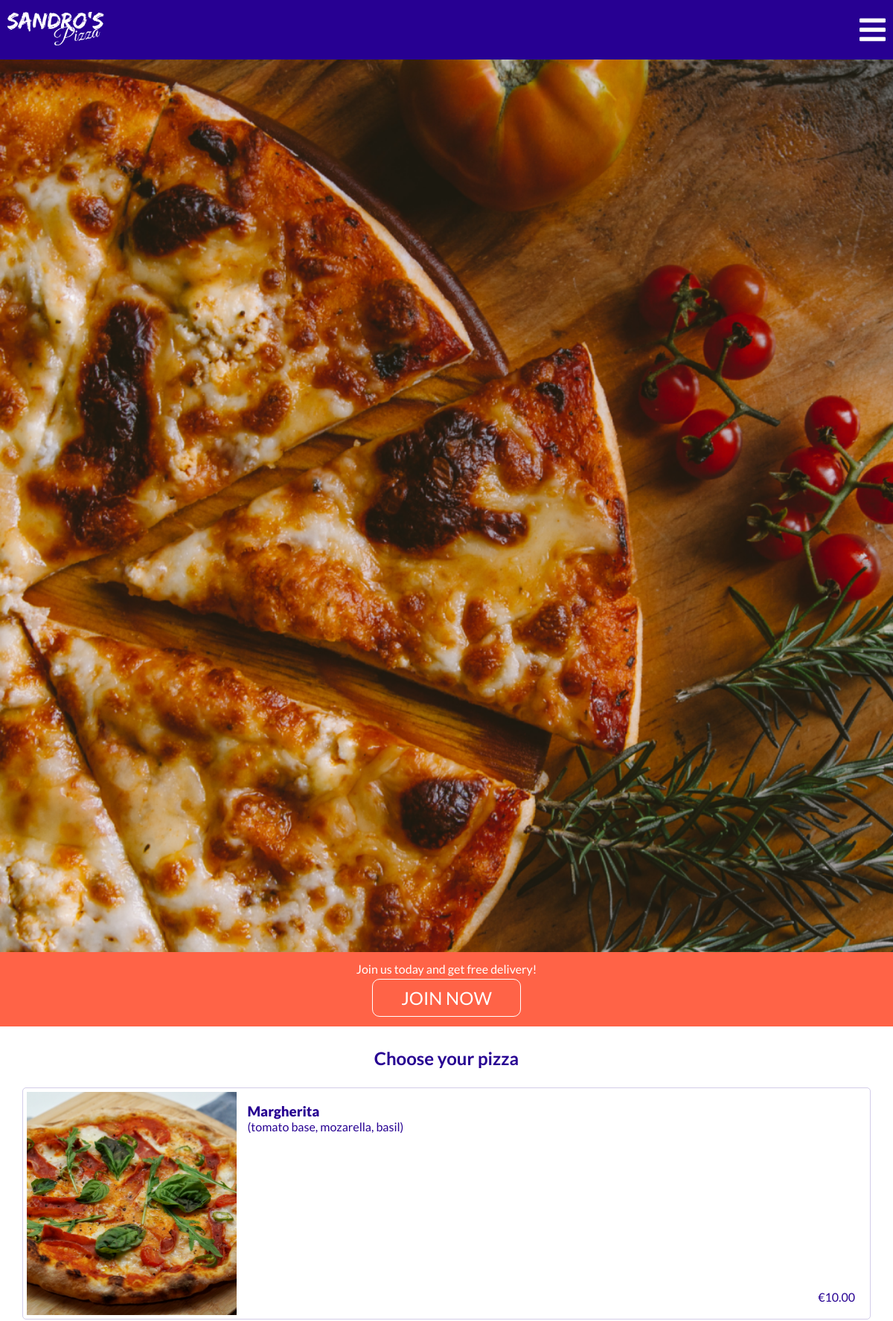
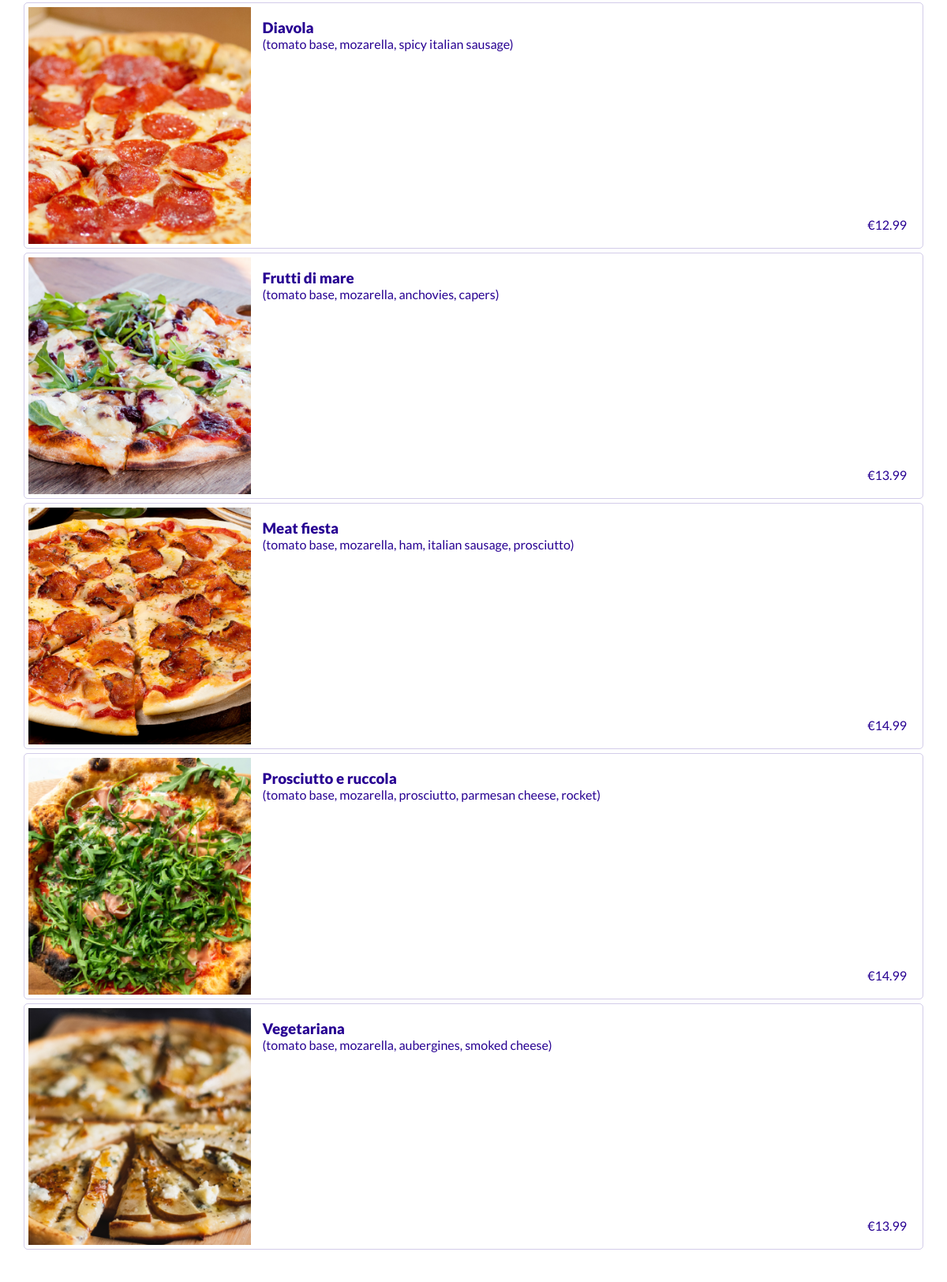
Screenshot of /product/menu/ (upper part) with the database file from the repository (2 pictures, top to bottom).
### product/models.py (models this page shows, shortened)
class Item(models.Model):
    name = models.CharField(max_length=50)
    ingredients = models.CharField(max_length=100)
    price = models.DecimalField(max_digits=10, decimal_places=2)
    image = models.ImageField(null=True, blank=True)

### product/views.py (the view, shortened to what this page needs)
# urls.py: path('menu/', menu, name='menu'),
def menu(request):
    items = Item.objects.all()
    query = None
    context = {
        'items': items,
        'show_bag': True
    }
    return render(request, 'product/menu.html', context)

### order/contexts.py (called while the page is built, shortened)
def contexts(request):
    bag_items = []
    grand_total = 0
    if request.user.is_authenticated:
        delivery_fee = 0
    else:
        delivery_fee = 2
    grand_total += delivery_fee
    order_time = None
    bag = request.session.get('bag', {})
    context = {
        'bag_items': bag_items,
        'grand_total': grand_total,
        'order_time': order_time,
        'delivery_fee': delivery_fee,
    }
    return context

### product/templates/product/menu.html (shortened to what this page needs)
{% extends 'base.html' %}
{% load static %}
{% block content %}
  <img class="bg-main" src="{% static 'images/bg-main-mobile.webp' %}" alt="pizza on wooden table - top perspective">
  <div class="menu-container">
    {% if user.is_anonymous %}
      <div class="subscribe subscribe-desk">
        <p class="subscribe__text">Join us today and get free delivery!</p>
        <a href="{% url 'account_signup' %}" class="subscribe__btn btn">
          JOIN NOW
        </a>
      </div>
    {% endif %}
    <div class="menu">
      <h2 class="menu__title">Choose your pizza</h2>
      {% for item in items %}
        <div>
          <a href="{% url 'item' item.id %}" class="product">
            <div class="product__img" style="background-image: url({{item.image.url}});"></div>
            <div class="product__info">
              <h3 class="product__name">{{ item.name }}</h3>
              <p class="product__description">{{ item.ingredients }}</p>
              <p class="product__price">
                €<span>{{ item.price }}</span>
              </p>
            </div>
          </a>
        </div>
      {% endfor %}
    </div>
  </div>
{% endblock content %}

### templates/base.html (shortened to what this page needs)
{% load static %}
<!DOCTYPE html>
<html lang="en">
<head>
    <link rel="stylesheet" href="https://use.fontawesome.com/releases/v5.15.4/css/all.css">
    <link rel="stylesheet" href="https://cdnjs.cloudflare.com/ajax/libs/animate.css/4.1.1/animate.min.css">
    <link rel="stylesheet" href="{% static 'css/style.css' %}">
</head>
<body>
    <header class="navbar">
        <nav class="navbar__container">
            <a href="{% url 'index' %}">
                <img class="navbar__logo" src="{% static 'images/logo_bw.webp' %}" alt="Sandros pizza logo">
            </a>
            <div class="navbar__button">
                <i class="fas fa-bars"></i>
            </div>
        </nav>
    </header>
    <div class="main-container">
        {% block content %}
        {% endblock content %}
    </div>
</body>
</html>

### static/css/style.css (style rules this page uses)
* { position: relative; box-sizing: border-box; margin: 0; padding: 0; }
*, a { font-family: 'Lato', sans-serif; color: black; }
body { min-height: 100vh; display: flex; flex-direction: column; justify-content: space-between; }
a { text-decoration: none; }
.main-container { width: 100%; min-height: calc(100vh - 177px - 80px); top: 80px; margin-bottom: 80px; }
.btn { display: block; color: white !important; border: 1px solid rgb(39, 0, 146); border-radius: 10px; background-color: rgb(39, 0, 146); padding: 10px; width: 200px; font-size: 1.5rem; text-align: center; }
.navbar__container { display: flex; justify-content: space-between; align-items: center; position: fixed; top: 0; height: 80px; width: 100%; padding: 10px; background-color: rgb(39, 0, 146); z-index: 1; }
.navbar__logo { width: 130px; }
.navbar__button { font-size: 2.5rem; }
.navbar__button i { color: white; }
.bg-main { width: 100%; }
.subscribe { display: flex; flex-direction: column; align-items: center; justify-content: space-evenly; background-color: tomato; height: 100px; padding: 10px; top: -3px; text-align: center; }
.subscribe__text, .subscribe__btn { color: white; }
.subscribe__btn { background-color: tomato; border-color: white; }
.menu { padding: 25px 0 100px 0; }
.menu__title { text-align: center; color: rgb(39, 0, 146); margin-bottom: 25px; }
.product { display: flex; padding: 5px; border: 1px solid rgb(39, 0, 146, 0.2); border-radius: 5px; width: 95vw; margin: 5px auto; }
.product * { color: rgb(39, 0, 146); }
.product__img { height: 25vw; width: 25vw; background-size: cover; background-position: center; }
.product__info { width: 75vw; padding: 15px; padding-left: 15px; }
.product__name { font-weight: 900; }
.product__price { position: absolute; bottom: 15px; right: 15px; }

### rows the page displays
Item: image (picture), name "Margherita", ingredients "(tomato base, mozarella, basil)", price "10.00"
Item: image (picture), name "Diavola", ingredients "(tomato base, mozarella, spicy italian sausage)", price "12.99"
Item: image (picture), name "Frutti di mare", ingredients "(tomato base, mozarella, anchovies, capers)", price "13.99"
Item: image (picture), name "Meat fiesta", ingredients "(tomato base, mozarella, ham, italian sausage, prosciutto)", price "14.99"
Item: image (picture), name "Prosciutto e ruccola", ingredients "(tomato base, mozarella, prosciutto, parmesan cheese, rocket)", price "14.99"
Item: image (picture), name "Vegetariana", ingredients "(tomato base, mozarella, aubergines, smoked cheese)", price "13.99"
